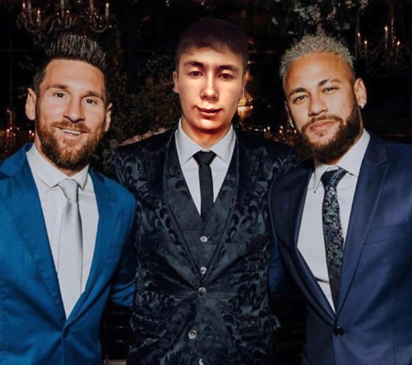
#> input picture Photos/pict2.PNG, 412 x 365 px
$ python face_detect.py
#> lines starting #> are read from the running program, lines starting #| are printed output that depends on the picture; after the words box and inside, x2 and y2 are one past the last pixel; in counts of white or black regions, pixels touching at a corner belong together
import cv2 as cv

img = cv.imread("Photos/pict2.PNG")
#> img is the input picture: shape (365, 412, 3); mean B, G, R 60.7, 51.9, 51.4

# cv.imshow('Pict', img)

gray = cv.cvtColor(img, cv.COLOR_BGR2GRAY)
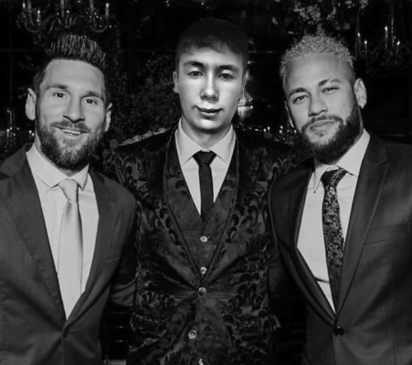
#> gray: shape (365, 412); min 0, max 244, mean 52.7
# cv.imshow("Gray Pict", gray)

haar_cascade = cv.CascadeClassifier('haar_face.xml')

faces_rect = haar_cascade.detectMultiScale(gray, scaleFactor=1.1, minNeighbors=3)
#> faces_rect = [[167, 39, 86, 86], [274, 60, 84, 84], [30, 61, 90, 90]]

print(f'Number of faces found: {len(faces_rect)}')
#| Number of faces found: 3

for (x, y, w, h) in faces_rect:
    cv.rectangle(img, (x, y), (x + w, y + h), (0, 255, 0), thickness=2)
#> this loop made 3 passes
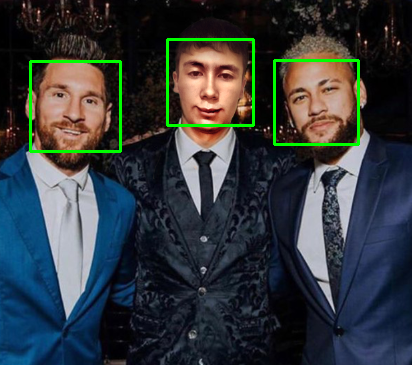
#> img: shape (365, 412, 3); 2.07% of pixels changed, all inside (x1, y1, x2, y2) = (29, 38, 360, 153)

cv.imshow("Detected Faces", img)

cv.waitKey(0)

$ run again, with Photos/pict.png copied over Photos/pict2.PNG
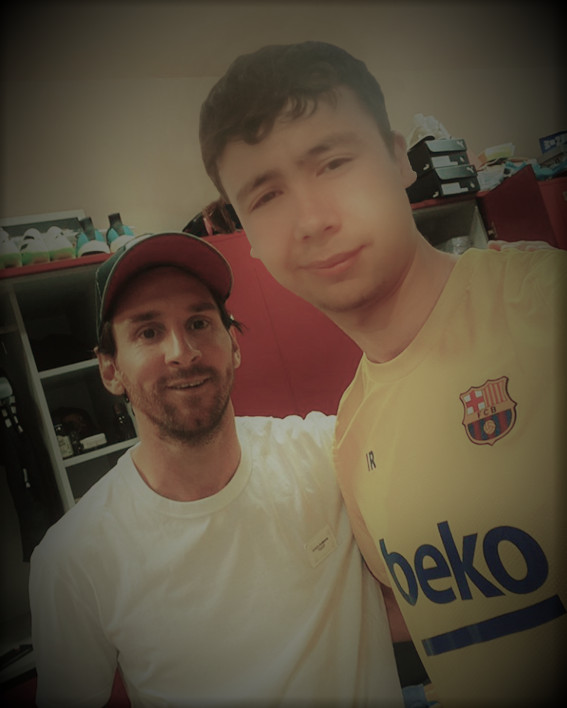
#> input picture Photos/pict.png, 567 x 708 px
#> img is the input picture: shape (708, 567, 3); mean B, G, R 61.2, 78.6, 91.6
#> `gray = cv.cvtColor(img, cv.COLOR_BGR2GRAY)`:
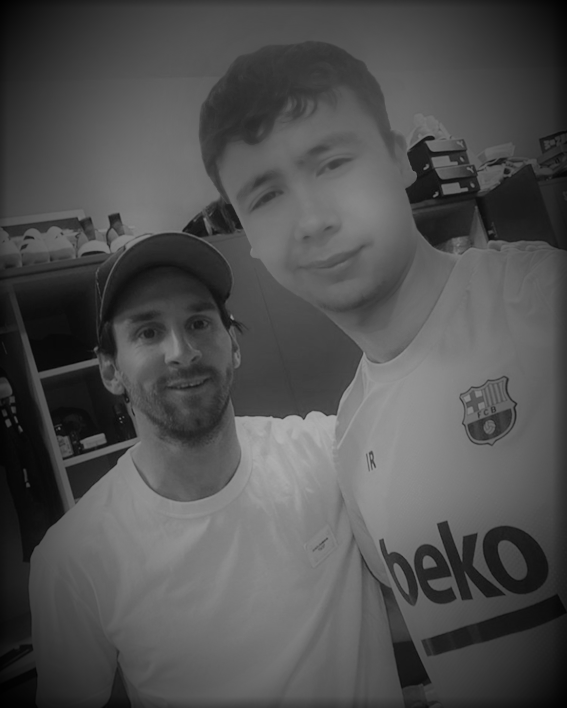
#> gray: shape (708, 567); min 0, max 177, mean 80.5
#> faces_rect = [[102, 274, 146, 146]]
#| Number of faces found: 1
#> the loop `for (x, y, w, h) in faces_rect:` made 1 pass
#> after the loop `for (x, y, w, h) in faces_rect:`:
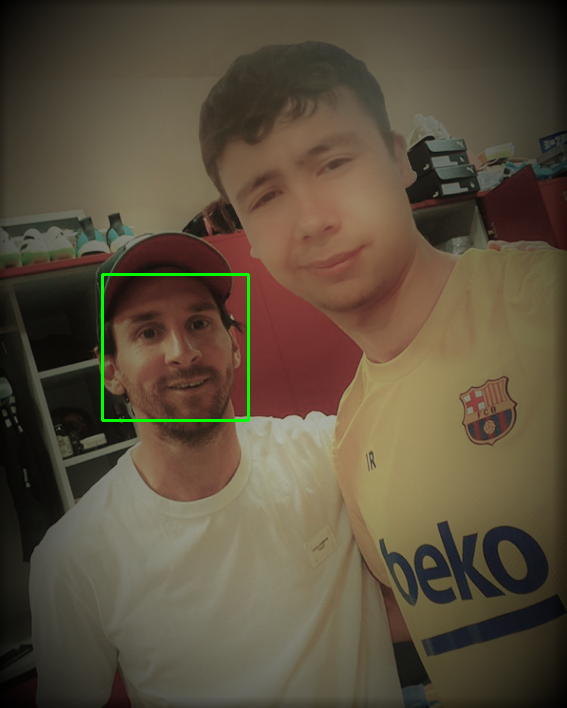
#> img: shape (708, 567, 3); 0.44% of pixels changed, all inside (x1, y1, x2, y2) = (101, 273, 250, 422)
